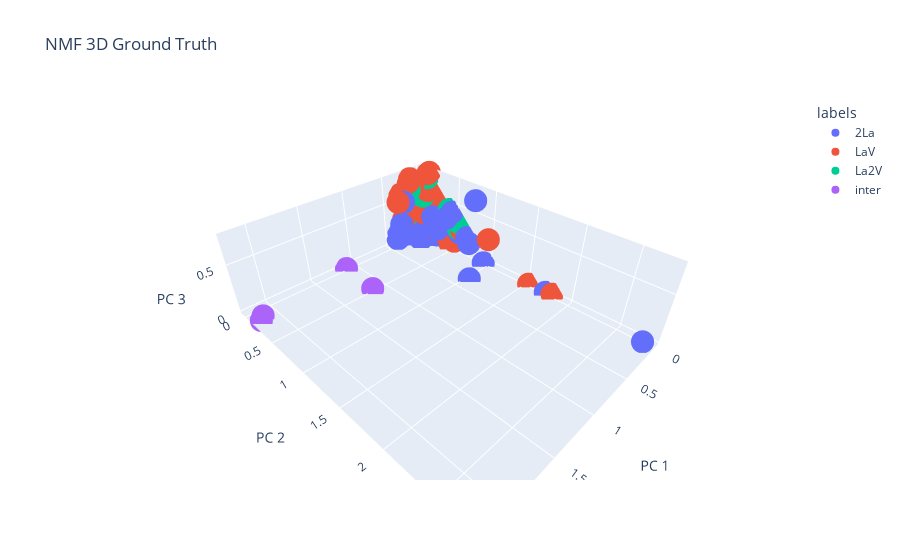

The code cell stored with this chart in its notebook:
### Code cell
import plotly.express as px
fig = px.scatter_3d(
    W_df_kmeans, x='x1', y='x2', z='x3', color=W_df_kmeans['labels'],
    labels={'x1': 'PC 1', 'x2': 'PC 2', 'x3': 'PC 3'}, title='NMF 3D Ground Truth'
)
fig.show()
